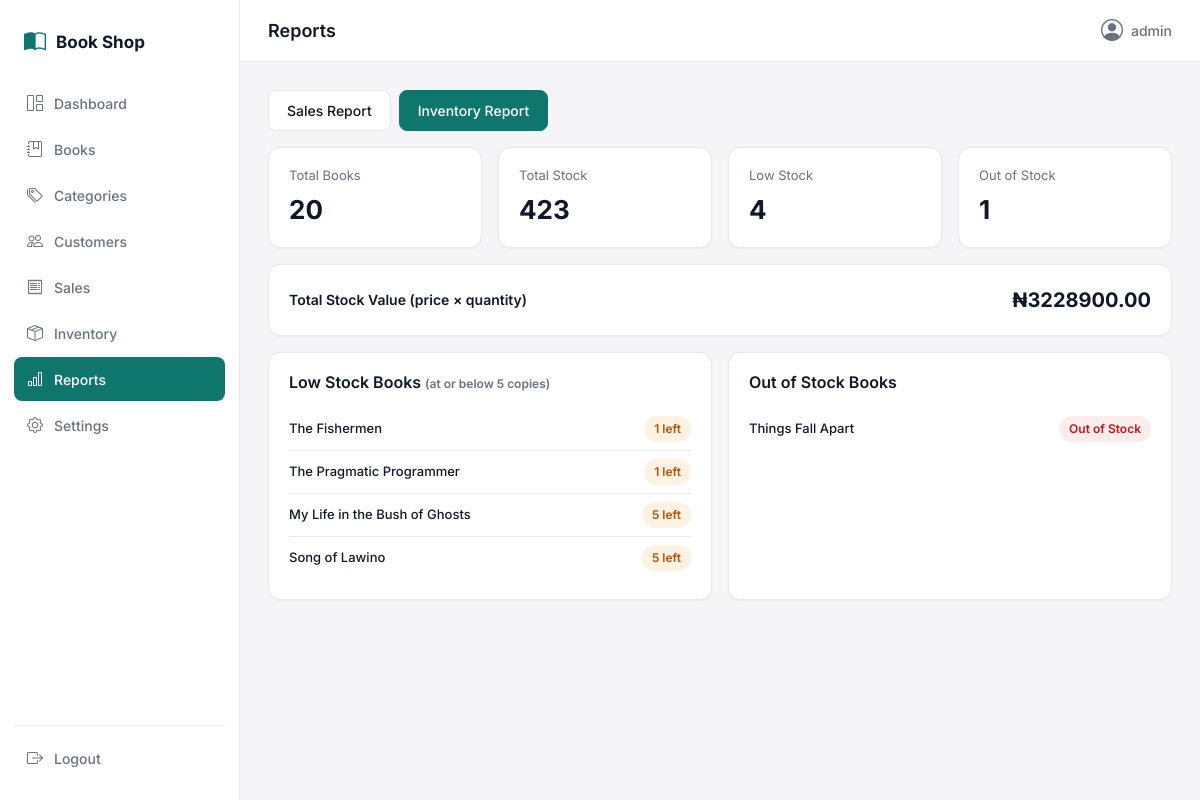
Screenshot of /reports/inventory/ (signed in) with the database file from the repository.
### shop/models.py (models this page shows, shortened)
class Book(models.Model):
    title = models.CharField(max_length=255)
    author = models.CharField(max_length=255)
    isbn = models.CharField(max_length=13, unique=True, validators=[isbn_validator])
    category = models.ForeignKey(Category, on_delete=models.PROTECT, related_name="books")
    price = models.DecimalField(max_digits=10, decimal_places=2, validators=[MinValueValidator(0)])
    quantity = models.PositiveIntegerField(default=0, validators=[MinValueValidator(0)])
    description = models.TextField(blank=True)
    cover_image_url = models.URLField(max_length=500, blank=True)
    created_at = models.DateTimeField(auto_now_add=True)
    updated_at = models.DateTimeField(auto_now=True)
    class Meta:
        ordering = ["title"]

### shop/views.py (the view)
# urls.py: path("reports/inventory/", views.inventory_report, name="inventory_report"),
@login_required
def inventory_report(request):
    low_stock_threshold = getattr(dj_settings, "LOW_STOCK_THRESHOLD", 5)
    books = Book.objects.select_related("category").all()
    total_books = books.count()
    total_stock = books.aggregate(total=Coalesce(Sum("quantity"), 0))["total"]
    low_stock_books = books.filter(quantity__gt=0, quantity__lte=low_stock_threshold).order_by("quantity")
    out_of_stock_books = books.filter(quantity=0)
    stock_value = sum((b.price * b.quantity for b in books), Decimal("0.00"))
    return render(request, "reports/inventory_report.html", {
        "active_nav": "reports",
        "total_books": total_books,
        "total_stock": total_stock,
        "low_stock_books": low_stock_books,
        "out_of_stock_books": out_of_stock_books,
        "stock_value": stock_value,
        "low_stock_threshold": low_stock_threshold,
    })

### templates/reports/inventory_report.html (shortened to what this page needs)
{% extends "base.html" %}
{% block page_title %}Reports{% endblock %}
{% block content %}
<div class="d-flex gap-2 mb-3">
    <a href="{% url 'sales_report' %}" class="btn btn-outline-plain btn-sm">Sales Report</a>
    <a href="{% url 'inventory_report' %}" class="btn btn-primary-custom btn-sm">Inventory Report</a>
</div>
<div class="row g-3 mb-3">
    <div class="col-6 col-md-3">
        <div class="stat-card">
            <div class="stat-label mb-1">Total Books</div>
            <div class="stat-value">{{ total_books }}</div>
        </div>
    </div>
    <div class="col-6 col-md-3">
        <div class="stat-card">
            <div class="stat-label mb-1">Total Stock</div>
            <div class="stat-value">{{ total_stock }}</div>
        </div>
    </div>
    <div class="col-6 col-md-3">
        <div class="stat-card">
            <div class="stat-label mb-1">Low Stock</div>
            <div class="stat-value">{{ low_stock_books.count }}</div>
        </div>
    </div>
    <div class="col-6 col-md-3">
        <div class="stat-card">
            <div class="stat-label mb-1">Out of Stock</div>
            <div class="stat-value">{{ out_of_stock_books.count }}</div>
        </div>
    </div>
</div>
<div class="card-surface mb-3">
    <div class="d-flex justify-content-between align-items-center">
        <span class="fw-semibold">Total Stock Value (price &times; quantity)</span>
        <span class="fs-5 fw-bold">₦{{ stock_value|floatformat:2 }}</span>
    </div>
</div>
<div class="row g-3">
    <div class="col-12 col-lg-6">
        <div class="card-surface h-100">
            <h3 class="mb-3" style="font-size: 16px;">Low Stock Books <span class="caption">(at or below {{ low_stock_threshold }} copies)</span></h3>
            {% for book in low_stock_books %}
                <div class="d-flex justify-content-between align-items-center py-2 {% if not forloop.last %}border-bottom{% endif %}" style="border-color: var(--color-border) !important;">
                    <span class="fw-medium" style="font-size: 13px;">{{ book.title }}</span>
                    <span class="status-badge status-low-stock">{{ book.quantity }} left</span>
                </div>
            {% empty %}
                <div class="empty-state py-3"><i class="bi bi-check-circle"></i><div>No books are low on stock.</div></div>
            {% endfor %}
        </div>
    </div>
    <div class="col-12 col-lg-6">
        <div class="card-surface h-100">
            <h3 class="mb-3" style="font-size: 16px;">Out of Stock Books</h3>
            {% for book in out_of_stock_books %}
                <div class="d-flex justify-content-between align-items-center py-2 {% if not forloop.last %}border-bottom{% endif %}" style="border-color: var(--color-border) !important;">
                    <span class="fw-medium" style="font-size: 13px;">{{ book.title }}</span>
                    <span class="status-badge status-out-of-stock">Out of Stock</span>
                </div>
            {% empty %}
                <div class="empty-state py-3"><i class="bi bi-check-circle"></i><div>No books are out of stock.</div></div>
            {% endfor %}
        </div>
    </div>
</div>
{% endblock %}

### templates/base.html (shortened to what this page needs)
{% load static %}
<!DOCTYPE html>
<html lang="en">
<head>
    <link href="https://cdn.jsdelivr.net/npm/bootstrap@5.3.3/dist/css/bootstrap.min.css" rel="stylesheet">
    <link href="https://cdn.jsdelivr.net/npm/bootstrap-icons@1.11.3/font/bootstrap-icons.css" rel="stylesheet">
    <link rel="stylesheet" href="{% static 'css/style.css' %}">
</head>
<body>
{% if user.is_authenticated %}
<div class="app-shell">
    <aside class="sidebar" id="sidebar">
        <div class="sidebar-brand">
            <i class="bi bi-book-half"></i>
            <span>Book Shop</span>
        </div>
        <nav class="sidebar-nav">
            <a href="{% url 'dashboard' %}" class="nav-link {% if active_nav == 'dashboard' %}active{% endif %}">
                <i class="bi bi-grid-1x2"></i> Dashboard
            </a>
            <a href="{% url 'book_list' %}" class="nav-link {% if active_nav == 'books' %}active{% endif %}">
                <i class="bi bi-journal-bookmark"></i> Books
            </a>
            <a href="{% url 'category_list' %}" class="nav-link {% if active_nav == 'categories' %}active{% endif %}">
                <i class="bi bi-tags"></i> Categories
            </a>
            <a href="{% url 'customer_list' %}" class="nav-link {% if active_nav == 'customers' %}active{% endif %}">
                <i class="bi bi-people"></i> Customers
            </a>
            <a href="{% url 'sale_list' %}" class="nav-link {% if active_nav == 'sales' %}active{% endif %}">
                <i class="bi bi-receipt"></i> Sales
            </a>
            <a href="{% url 'inventory_overview' %}" class="nav-link {% if active_nav == 'inventory' %}active{% endif %}">
                <i class="bi bi-box-seam"></i> Inventory
            </a>
            <a href="{% url 'sales_report' %}" class="nav-link {% if active_nav == 'reports' %}active{% endif %}">
                <i class="bi bi-bar-chart"></i> Reports
            </a>
            <a href="{% url 'settings_page' %}" class="nav-link {% if active_nav == 'settings' %}active{% endif %}">
                <i class="bi bi-gear"></i> Settings
            </a>
        </nav>
        <form method="post" action="{% url 'logout' %}" class="sidebar-logout">
            <button type="submit" class="nav-link logout-btn">
                <i class="bi bi-box-arrow-right"></i> Logout
            </button>
        </form>
    </aside>
    <div class="main-area">
        <header class="topbar">
            <div class="topbar-title">{% block page_title %}{% endblock %}</div>
            <div class="topbar-user">
                <i class="bi bi-person-circle"></i> {{ user.get_username }}
            </div>
        </header>
        <main class="content">
            {% block content %}{% endblock %}
        </main>
    </div>
</div>
{% else %}
    {% block auth_content %}{% endblock %}
{% endif %}
</body>
</html>

### static/css/style.css (style rules this page uses)
:root { --color-primary: #0F766E; --color-primary-hover: #0C5C56; --color-primary-light: #E6F2F1; --color-bg: #FFFFFF; --color-surface: #F5F5F7; --color-border: #E5E7EB; --color-text: #111827; --color-text-secondary: #687280; --color-success: #15803D; --color-success-bg: #EAF7EE; --color-warning: #B45309; --color-warning-bg: #FEF3E2; --color-danger: #B91C1C; --color-danger-bg: #FDECEC; --radius: 12px; --radius-sm: 8px; --shadow-sm: 0 1px 2px rgba(17, 24, 39, 0.04); --shadow-md: 0 4px 12px rgba(17, 24, 39, 0.06); }
* { box-sizing: border-box; }
body { font-family: "Inter", "SF Pro Display", -apple-system, BlinkMacSystemFont, sans-serif; background-color: var(--color-surface); color: var(--color-text); font-size: 14px; line-height: 1.5; }
h1, h2, h3, h4 { color: var(--color-text); font-weight: 600; }
h3 { font-size: 18px; font-weight: 600; }
.caption { font-size: 12px; color: var(--color-text-secondary); }
.app-shell { display: flex; min-height: 100vh; }
.sidebar { width: 240px; background: var(--color-bg); border-right: 1px solid var(--color-border); display: flex; flex-direction: column; padding: 20px 14px; position: sticky; top: 0; height: 100vh; flex-shrink: 0; }
.sidebar-brand { display: flex; align-items: center; gap: 10px; font-weight: 700; font-size: 17px; padding: 6px 10px 22px 10px; color: var(--color-text); }
.sidebar-brand i { color: var(--color-primary); font-size: 22px; }
.sidebar-nav { display: flex; flex-direction: column; gap: 2px; flex-grow: 1; }
.sidebar .nav-link { display: flex; align-items: center; gap: 10px; padding: 10px 12px; border-radius: var(--radius-sm); color: var(--color-text-secondary); font-weight: 500; font-size: 14px; transition: background-color .15s ease, color .15s ease; }
.sidebar .nav-link i { font-size: 16px; width: 18px; text-align: center; }
.sidebar .nav-link.active { background: var(--color-primary); color: #fff; }
.sidebar-logout { margin-top: auto; padding-top: 10px; border-top: 1px solid var(--color-border); }
.logout-btn { background: none; border: none; width: 100%; text-align: left; cursor: pointer; }
.main-area { flex-grow: 1; min-width: 0; display: flex; flex-direction: column; }
.topbar { background: var(--color-bg); border-bottom: 1px solid var(--color-border); padding: 14px 28px; display: flex; align-items: center; justify-content: space-between; gap: 16px; position: sticky; top: 0; z-index: 10; }
.topbar-title { font-weight: 600; font-size: 18px; }
.topbar-user { display: flex; align-items: center; gap: 8px; font-weight: 500; color: var(--color-text-secondary); }
.topbar-user i { font-size: 22px; color: var(--color-text-secondary); }
.content { padding: 28px; flex-grow: 1; }
.card-surface { background: var(--color-bg); border: 1px solid var(--color-border); border-radius: var(--radius); box-shadow: var(--shadow-sm); padding: 20px; }
.stat-card { background: var(--color-bg); border: 1px solid var(--color-border); border-radius: var(--radius); box-shadow: var(--shadow-sm); padding: 18px 20px; }
.stat-card .stat-value { font-size: 26px; font-weight: 700; color: var(--color-text); }
.stat-card .stat-label { font-size: 13px; color: var(--color-text-secondary); }
.btn-primary-custom { background: var(--color-primary); border: 1px solid var(--color-primary); color: #fff; border-radius: var(--radius-sm); padding: 9px 18px; font-weight: 500; font-size: 14px; transition: background-color .15s ease; }
.btn-outline-plain { background: #fff; border: 1px solid var(--color-border); color: var(--color-text); border-radius: var(--radius-sm); padding: 9px 18px; font-weight: 500; font-size: 14px; }
.status-badge { display: inline-flex; align-items: center; gap: 5px; padding: 4px 10px; border-radius: 999px; font-size: 12px; font-weight: 600; }
.status-low-stock { background: var(--color-warning-bg); color: var(--color-warning); }
.status-out-of-stock { background: var(--color-danger-bg); color: var(--color-danger); }

### rows the page displays
Book: title "The Fishermen", quantity "1"
Book: title "The Pragmatic Programmer", quantity "1"
Book: title "My Life in the Bush of Ghosts", quantity "5"
Book: title "Song of Lawino", quantity "5"
Book: title "Things Fall Apart"

### other values shown
{{ user.get_username }} "admin"
{{ total_books }} "20"
{{ total_stock }} "423"
{{ low_stock_books.count }} "4"
{{ out_of_stock_books.count }} "1"
{{ stock_value|floatformat:2 }} "3228900.00"
{{ low_stock_threshold }} "5"
